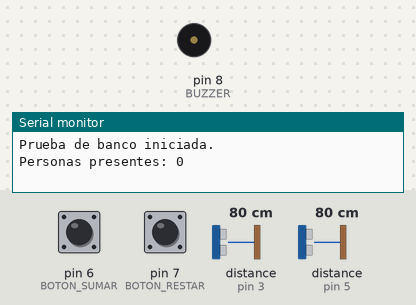
Bench run of a sketch on a simulated Arduino Uno, built with avr-gcc and run on an emulated ATmega328P. Parts: buzzer (waves = sounding, pin HIGH), the last lines printed to the serial monitor. Wiring (inferred from the names in the program): 2 × ultrasonic range finder: trigger pin 2, echo pin 3 / trigger pin 4, echo pin 5. The test bench sets the inputs (shaded band); at power-on: distance to the obstacle (sensors on pin 5, pin 3) 80 cm, pin 6 (BOTON_SUMAR) HIGH, pin 7 (BOTON_RESTAR) HIGH. The echo pulse lasts 58.3 µs per cm; pins used as bus, display or sensor lines are not drawn.

Above: at 1.2 s.
1.3 s: distance to the obstacle (sensor on pin 5) set to 115 cm
4.3 s: distance to the obstacle (sensor on pin 5) set to 125 cm
6.7 s: distance to the obstacle (sensor on pin 3) set to 117 cm
9.3 s: distance to the obstacle (sensor on pin 3) set to 124 cm
10.8 s: distance to the obstacle (sensor on pin 3) set to 2 cm
At 12.17 s:
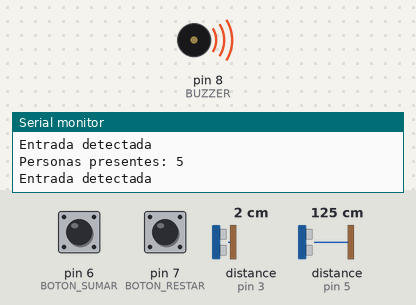
13.8 s: distance to the obstacle (sensor on pin 3) set to 250 cm
At 14.6 s:
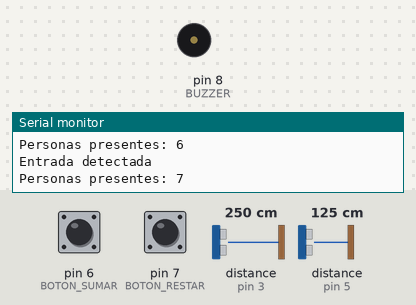
Timing chart, 0 to 16.3 s (numbered marks = the images above; inputs shaded):
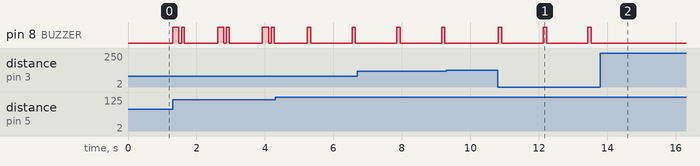

The sketch:

sketch_sep28a.ino
```cpp
//CONTADOR DE PERSONAS - ONIET (PRUEBA DE BANCO - Arduino UNO R3 fisico)
/*
COMENTARIOS: 2 sensores HC-SR04 (entrada/salida) + 2 pulsadores
(SUMAR pin 6 / RESTAR pin 7) + buzzer ACTIVO en pin 8 para
confirmacion sonora en cada entrada/salida detectada.

Un buzzer activo ya trae su propio oscilador adentro: solo se prende
y apaga con HIGH/LOW, no se le puede variar el tono (no usa tone()).
Por eso entrada y salida suenan igual - se diferencian por la
cantidad de pitidos, no por el tono: 1 beep = entrada, 2 beeps
cortos = salida.

Cooldown por sensor para evitar contar de mas al pasar la mano
rapido (ver charla previa).
*/

#define TRIG_1 2   // Sensor ENTRADA
#define ECHO_1 3
#define TRIG_2 4   // Sensor SALIDA
#define ECHO_2 5

#define BOTON_SUMAR   6
#define BOTON_RESTAR  7

#define BUZZER 8

#define UMBRAL_CM 120
#define COOLDOWN_MS 1300

int personasPresentes = 0;

unsigned long ultimoConteoEntrada = 0;
unsigned long ultimoConteoSalida  = 0;
unsigned long ultimoDebounceBoton = 0;
const unsigned long DEBOUNCE_BOTON = 300;

void setup() {
  Serial.begin(9600);

  pinMode(TRIG_1, OUTPUT); pinMode(ECHO_1, INPUT);
  pinMode(TRIG_2, OUTPUT); pinMode(ECHO_2, INPUT);
  pinMode(BOTON_SUMAR,  INPUT_PULLUP);
  pinMode(BOTON_RESTAR, INPUT_PULLUP);
  pinMode(BUZZER, OUTPUT);

  Serial.println("Prueba de banco iniciada.");
  mostrarConteo();
}

void loop() {
  long distanciaEntrada = leerDistanciaCM(TRIG_1, ECHO_1);
  long distanciaSalida  = leerDistanciaCM(TRIG_2, ECHO_2);

//LOGICA SENSOR ENTRADA (con cooldown)
  if (distanciaEntrada > 0 && distanciaEntrada < UMBRAL_CM) {
    if (millis() - ultimoConteoEntrada > COOLDOWN_MS) {
      personasPresentes++;
      ultimoConteoEntrada = millis();
      Serial.println("Entrada detectada");
      beepEntrada();
      mostrarConteo();
    }
  }

//LOGICA SENSOR SALIDA (con cooldown)
  if (distanciaSalida > 0 && distanciaSalida < UMBRAL_CM) {
    if (millis() - ultimoConteoSalida > COOLDOWN_MS) {
      if (personasPresentes > 0) personasPresentes--;
      ultimoConteoSalida = millis();
      Serial.println("Salida detectada");
      beepSalida();
      mostrarConteo();
    }
  }

//BOTONES MANUALES: SUMAR = entrada, RESTAR = salida (con debounce simple)
  if (millis() - ultimoDebounceBoton > DEBOUNCE_BOTON) {
    if (digitalRead(BOTON_SUMAR) == LOW) {
      personasPresentes++;
      ultimoDebounceBoton = millis();
      Serial.println("Entrada detectada");
      mostrarConteo();
    }
    if (digitalRead(BOTON_RESTAR) == LOW) {
      if (personasPresentes > 0) personasPresentes--;
      ultimoDebounceBoton = millis();
      Serial.println("Salida detectada");
      mostrarConteo();
    }
  }
}

//MIDE DISTANCIA CON HC-SR04
long leerDistanciaCM(int pinTrig, int pinEcho) {
  digitalWrite(pinTrig, LOW); delayMicroseconds(2);
  digitalWrite(pinTrig, HIGH); delayMicroseconds(10);
  digitalWrite(pinTrig, LOW);
  long duracion = pulseIn(pinEcho, HIGH, 30000);
  if (duracion == 0) return -1;
  return duracion * 0.0343 / 2;
}

void mostrarConteo() {
  Serial.print("Personas presentes: ");
  Serial.println(personasPresentes);
}

//SONIDOS - version BUZZER ACTIVO (1 beep = entrada, 2 beeps = salida)
void beepEntrada() {
  digitalWrite(BUZZER, HIGH);
  delay(100);
  digitalWrite(BUZZER, LOW);
}

void beepSalida() {
  digitalWrite(BUZZER, HIGH);
  delay(80);
  digitalWrite(BUZZER, LOW);
  delay(80);
  digitalWrite(BUZZER, HIGH);
  delay(80);
  digitalWrite(BUZZER, LOW);
}
```

Measured:
- after the input at 9.3 s, pin 8 (BUZZER): stays LOW (without the input it goes to HIGH after 1.2 s)
- after the input at 10.8 s, pin 8 (BUZZER): alternates HIGH for 0.10 s and LOW for 1.2 s, starting at once
- after the input at 13.8 s, pin 8 (BUZZER): stops changing and stays LOW
- by itself, pin 8 (BUZZER): repeats every 1.3 s: LOW 0.08 s, HIGH 0.08 s, LOW 0.97 s, HIGH 0.18 s
